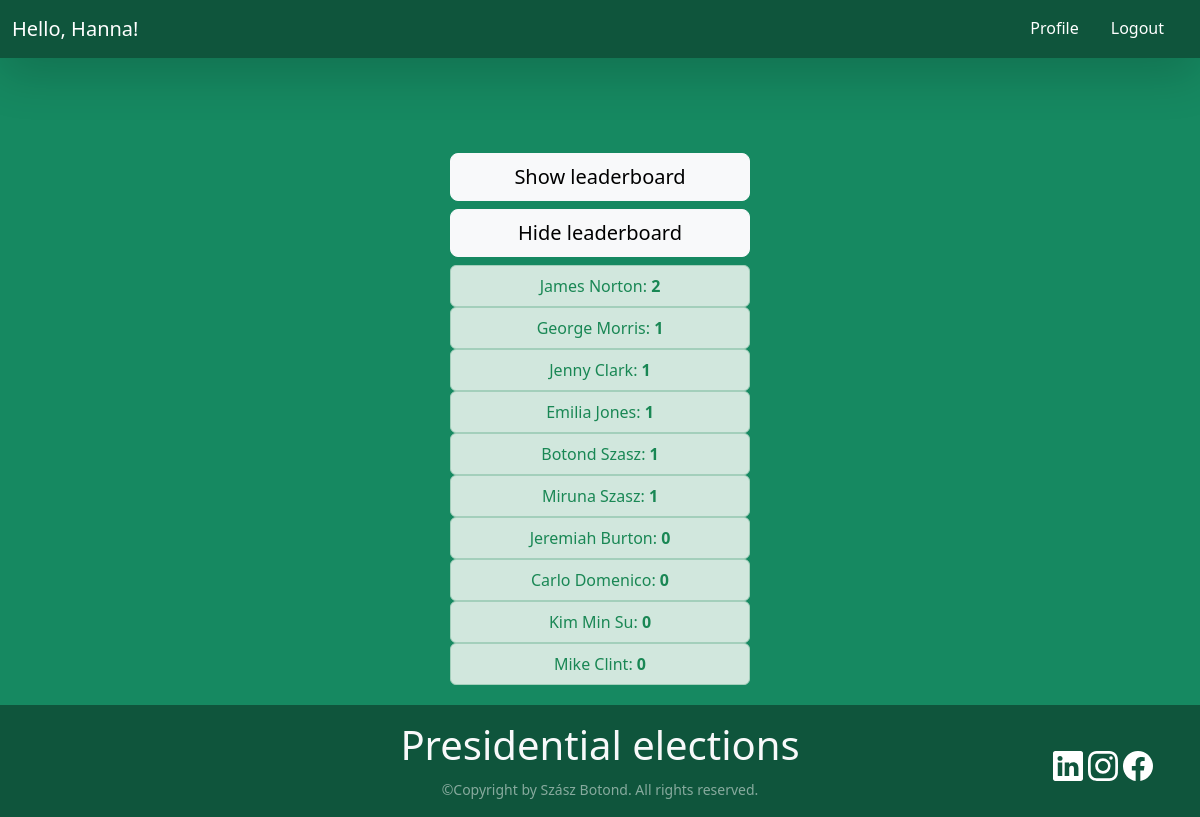
Page /show_leaderboard (signed in) on the committed database.
### authentication/models.py (models this page shows)
class Profile(models.Model):
    user = models.OneToOneField(User, on_delete=models.CASCADE)
    user_bio = models.TextField(max_length=500, default="Default description")
    hasVoted = models.BooleanField(default=False)
    votedFor = models.IntegerField(default=None, editable=True, null=True)
    numberOfVotes = models.IntegerField(default=0, editable=True)
    hasApplied = models.BooleanField(default=False)
    linkFacebook = models.TextField(max_length=1000, default="")
    linkInstagram = models.TextField(max_length=1000, default="")
    linkLinkedin = models.TextField(max_length=1000, default="")

### authentication/views.py (the view)
# urls.py: path('show_leaderboard', views.show_leaderboard, name="show_leaderboard"),
def show_leaderboard(request):
    all_candidates = Profile.objects.filter(hasApplied=True).order_by('-numberOfVotes')
    current_user = request.user
    firstName = current_user.first_name
    lastName = current_user.last_name
    return render(request, "main-page.html", {"all_candidates":all_candidates, 'firstName': firstName, 'lastName': lastName})

### authentication/templates/main-page.html (shortened to what this page needs)
{% load static %}
<!DOCTYPE html>
<html lang="en">
<head>
    <link href="https://cdn.jsdelivr.net/npm/bootstrap@5.3.2/dist/css/bootstrap.min.css" rel="stylesheet"
>
    <link rel="stylesheet" href="/static/style.css">
</head>
<body style="padding-top: 170px; display: flex; flex-direction: column; min-height: 100vh; width: 100%;">
    {% if user.is_authenticated %}
    <nav class="navbar navbar-expand-lg shadow-lg fixed-top" style="background-color: rgb(15, 85, 60);">
        <div class="container-fluid">
            <a class="navbar-brand text-white" href="/profile">Hello, {{firstName.title}}!</a>
            <div class="collapse navbar-collapse" id="navbarSupportedContent">
                <ul class="navbar-nav justify-content-end flex-grow-1 pe-3 nav-underline">
                    <li class="nav-item">
                        <a class="nav-link text-white" aria-current="page" href="/profile">Profile</a>
                    </li>
                    <li class="nav-item">
                        <a class="nav-link text-white" aria-current="page" href="/logout">Logout</a>
                    </li>
                </ul>
            </div>
        </div>
    </nav>
    <div class="d-grid gap-2 justify-content-center" style="padding-bottom: 20px;">
        <a class="btn btn-lg btn-light h-auto d-inline-block " href="/show_leaderboard" type="submit" role="button">Show
            leaderboard</a>
        <a class="btn btn-lg btn-light h-auto d-inline-block " href="/main_page" type="submit" role="button">Hide
            leaderboard</a>
        <div id="main-page-container" class="d-grid gap-2" style="height: auto; width: 300px;">
            <div id="profile-list" class="h-auto">
                {% if all_candidates %}
                {% for profile in all_candidates %}
                <ul class="list-group">
                    <li class="list-group-item list-group-item-success  text-center">
                        <a href="{% url 'view_profile' profile.user.id %}"
                            class="link-success link-underline-opacity-0 link-underline-opacity-75-hover link-offset-2">
                            {{ profile.user.first_name.title }} {{ profile.user.last_name.title }}: <strong>{{ profile.numberOfVotes }}</strong></a>
                    </li>
                </ul>
                {% endfor %}
                {% endif %}
            </div>
        </div>
    </div>
    {% include 'footer.html' %}
    {% else %}
    <div class="d-grid gap-2">
        <button class="btn btn-light btn-lg" type="submit"><a href="/login" class="form-text">Login</a></button>
        <button class="btn btn-light btn-lg" type="submit"><a href="/register" class="form-text">Register</a></button>
    </div>
    {% endif %}
</body>
</html>

### authentication/static/style.css (style rules this page uses)
html, body { --color-primary: rgb(22, 137, 97); --color-primary-dark: rgb(15, 85, 60); --color-secondary: rgb(47, 81, 135); --color-error: rgb(222, 39, 39); --color-success: rgb(67, 176, 67); --border-radius: 5px; margin: 0px; padding: 0px; height: 100%; min-height: 100vh; display: flex; flex-direction: column; justify-content: center; align-items: center; background-color: var(--color-primary); }

### rows in the picture
Profile: user.first_name "James", user.last_name "Norton", numberOfVotes "2"
Profile: user.first_name "George", user.last_name "Morris", numberOfVotes "1"
Profile: user.first_name "Jenny", user.last_name "Clark", numberOfVotes "1"
Profile: user.first_name "Emilia", user.last_name "Jones", numberOfVotes "1"
Profile: user.first_name "Botond", user.last_name "Szasz", numberOfVotes "1"
Profile: user.first_name "Miruna", user.last_name "Szasz", numberOfVotes "1"
Profile: user.first_name "Jeremiah", user.last_name "Burton", numberOfVotes "0"
Profile: user.first_name "Carlo", user.last_name "Domenico", numberOfVotes "0"
Profile: user.first_name "Kim", user.last_name "Min Su", numberOfVotes "0"
Profile: user.first_name "Mike", user.last_name "Clint", numberOfVotes "0"

### other values in the picture
{{ firstName.title }} "Hanna"
